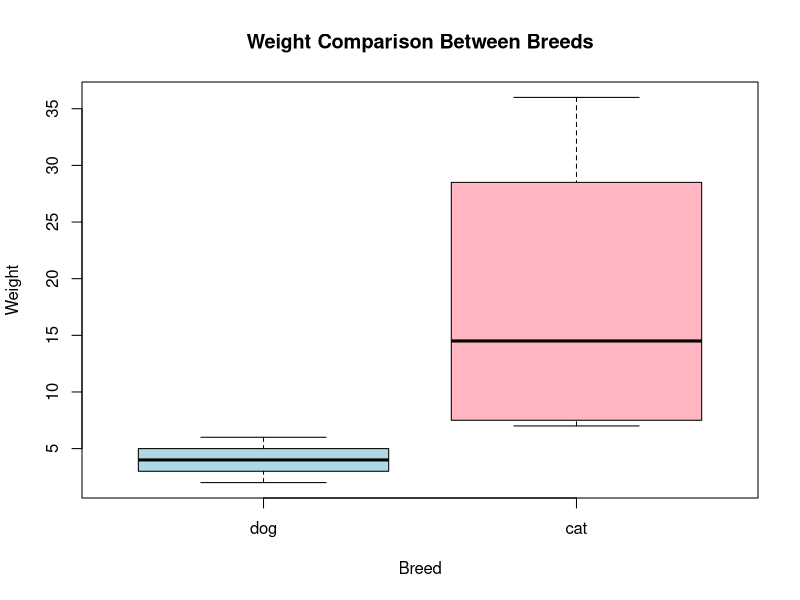

Recreate this plot in R.
#AIM:

#To create and manipulate a data frame in R, understand the use of factors for categorical variables, demonstrate methods of accessing variables, and analyze categorical differences using summary statistics and visualization  
#Create a data frame that looks like this:  
#Months old        Size Weight Breed  
#Flipper         53      medium     21   dog  
#Bromley         19       small      8   dog  
#Nox             34      medium      4   cat  
#Orion           41       large      6   cat  
#Dagger          84       small      7   dog  
#Zizi           140 extra small      2   cat  
#Carrie         109       large     36   dog  
#a) Can you think of a way to invert the values for breed?  
#b) Hint: if you haven't set the stringsAsFactors argument to FALSE, all your character variables will be recorded as factors. Edit the levels of the Breed variable to complete the task.  
#c)You can access a specific variable in a data frame like you would in a matrix.  
#d) Add a new column Age_in_years derived from Months_old / 12.  
#e) Generate a frequency table of Breed vs Size.  
#f) Compute the average Weight grouped by Breed using aggregate().  
#g) Visualize the differences in Weight between breeds using a boxplot.   

#SOLUTION:

# --- Create the data frame ---
pets <- data.frame(
  Name = c("Flipper", "Bromley", "Nox", "Orion", "Dagger", "Zizi", "Carrie"),
  Months_old = c(53, 19, 34, 41, 84, 140, 109),
  Size = c("medium", "small", "medium", "large", "small", "extra small", "large"),
  Weight = c(21, 8, 4, 6, 7, 2, 36),
  Breed = c("dog", "dog", "cat", "cat", "dog", "cat", "dog")
)

print("Original Data Frame:")
print(pets)

# ---------------------------------------------------------
# (a) Invert the values for Breed
# ---------------------------------------------------------
# i.e., change 'dog' → 'cat' and 'cat' → 'dog'
# (b) Use factor level editing

# Ensure Breed is a factor
pets$Breed <- as.factor(pets$Breed)
# Swap the levels
levels(pets$Breed) <- rev(levels(pets$Breed))


print("After Inverting Breed:")
print(pets)

# ---------------------------------------------------------
# (c) Access a specific variable (like a column)
# ---------------------------------------------------------
print("Accessing the 'Weight' variable:")
print(pets$Weight)   # or pets[, "Weight"]

# ---------------------------------------------------------
# (d) Add a new column Age_in_years (Months_old / 12)
# ---------------------------------------------------------
pets$Age_in_years <- pets$Months_old / 12
print("Data Frame with Age_in_years:")
print(pets)

# ---------------------------------------------------------
# (e) Frequency table of Breed vs Size
# ---------------------------------------------------------
print("Frequency Table of Breed vs Size:")
print(table(pets$Breed, pets$Size))

# ---------------------------------------------------------
# (f) Average Weight grouped by Breed using aggregate()
# ---------------------------------------------------------
avg_weight <- aggregate(Weight ~ Breed, data = pets, FUN = mean)
print("Average Weight by Breed:")
print(avg_weight)

# ---------------------------------------------------------
# (g) Boxplot to visualize weight differences between breeds
# ---------------------------------------------------------
boxplot(Weight ~ Breed, data = pets,
        col = c("lightblue", "lightpink"),
        main = "Weight Comparison Between Breeds",
        xlab = "Breed",

        ylab = "Weight")
